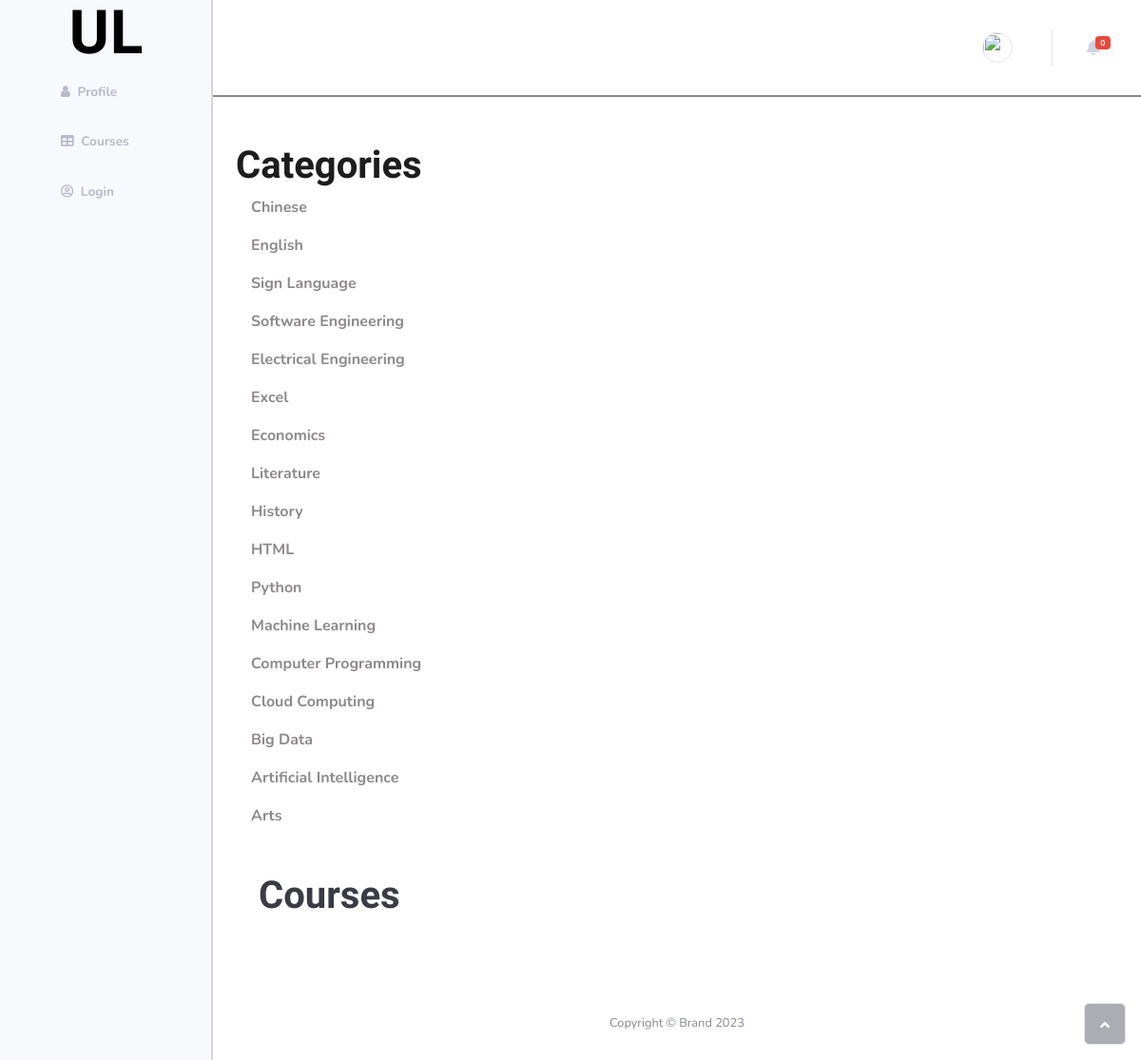
Page /courses/ on the committed database.
### instructors/models.py (models this page shows, shortened)
class Category(models.Model):
    name = models.CharField(max_length=30)

### students/views.py (the view)
# urls.py: path('courses/',courses,name='courses'),
def courses(request):
    courses = Course.objects.all().filter(published=True).order_by('?')[:8]
    catagories = Category.objects.all()
    return render(request,'students/categories.html',{'catagories':catagories,'courses':courses,"start":True})

### students/templates/students/categories.html (shortened to what this page needs)
{% extends 'navs-studs.html' %}{% block navs %}
<div class="container my-5"><h1 class="Alatsi fc-dark-l fw-bold">Categories</h1>{% for category in catagories %} <a href="{% url 'students:category' category.id category.name %}"><p class="mx-3 fw-bold">{{category.name}}</p></a>{% endfor %}
</div><div class="container-fluid my-5"><div class="container"><h3 class="text-dark mb-4 fw-bold fs-1 Alatsi">Courses</h3></div>{% endblock %}

### templates/navs-studs.html (shortened to what this page needs)
<!DOCTYPE html>
<html>
  <head>
    <link
      rel="stylesheet"
      href="../../../static/bootstrap/css/bootstrap.min.css"
    />
    <link
      rel="stylesheet"
      href="https://use.fontawesome.com/releases/v5.12.0/css/all.css"
    />
    <link
      rel="stylesheet"
      href="https://cdnjs.cloudflare.com/ajax/libs/font-awesome/4.7.0/css/font-awesome.min.css"
    />
    <link
      rel="stylesheet"
      href="../../../static/fonts/fontawesome5-overrides.min.css"
    />
    <link rel="stylesheet" href="../../../static/css/styles.min.css" />
  </head>
  <body id="page-top">
    <div id="wrapper">
      <nav
        class="navbar navbar-dark align-items-start sidebar sidebar-dark accordion bg-gradient-primary p-0"
      >
        <div class="container-fluid d-flex flex-column p-0">
          <a
            class="navbar-brand d-flex justify-content-center align-items-center sidebar-brand m-0"
            ><div class="sidebar-brand-text mx-3">
              <span
                style="
                  font-size: 64px;
                  color: rgb(0, 0, 0);
                  font-family: Alatsi, sans-serif;
                "
                >U</span
              ><span
                style="
                  font-size: 64px;
                  color: rgb(0, 0, 0);
                  font-family: Alatsi, sans-serif;
                "
                >l</span
              >
            </div></a
          >
          <ul class="navbar-nav text-light" id="accordionSidebar">
            <li class="nav-item">
              <a class="nav-link lt-eryt-wir" href="{% url 'home:profile' %}"
                ><div class="px-5">
                  <i class="fa fa-user inherit" style="color: inherit"></i
                  ><span class="fw-bold">&nbsp;Profile</span>
                </div></a
              >
            </li>
            <li class="nav-item">
              <a class="nav-link" href="{% url 'students:courses' %}"
                ><div class="px-5">
                  <i class="fas fa-table" style="color: inherit"></i
                  ><span class="fw-bold">&nbsp;Courses</span>
                </div></a
              >
            </li>
            <li class="nav-item">
              <a class="nav-link" href="{% url 'home:login' %}"
                ><div class="px-5">
                  <i class="far fa-user-circle" style="color: inherit"></i
                  ><span class="fw-bold">&nbsp;Login</span>
                </div></a
              >
            </li>
          </ul>
        </div>
      </nav>
      <div class="d-flex flex-column" id="content-wrapper">
        <div id="content" class="white">
        <nav class="navbar navbar-light navbar-expand bg-white shadow  topbar static-top">
          <div class="container-fluid"><button class="btn btn-link d-md-none rounded-circle me-3" id="sidebarToggleTop" type="button"></button>
              <ul class="navbar-nav flex-nowrap ms-auto">
                  <li class="nav-item dropdown no-arrow">
                      <div class="nav-item dropdown no-arrow"><a class="dropdown-toggle nav-link" aria-expanded="false" data-bs-toggle="dropdown" href="#">
                        {% if request.user.instructor.profile_image %}
                        <img class="border rounded-circle img-profile" src="{{request.user.student.profile_image.url}}" onerror="this.src='https://cdn.jsdelivr.net/gh/StaticUser123/statics@main/error-user-image.png'; "><span class="d-none d-lg-inline me-2 text-gray-600 small fw-bold fs-5">&nbsp;{{request.user.username}}</span>
                            {% else %}
                            <img class="border rounded-circle img-profile" src="https://cdn.jsdelivr.net/gh/StaticUser123/statics@main/error-user-image.png" width="30" height="30"><span class="d-none d-lg-inline me-2 text-gray-600 small fw-bold fs-5">&nbsp;{{request.user.username}} </span>
                            {% endif %}</a>
                      </div>
                  </li>
                  <li class="nav-item dropdown no-arrow mx-1">
                    <div class="nav-item dropdown no-arrow"><a class="dropdown-toggle nav-link" aria-expanded="false" data-bs-toggle="dropdown" href="#"><span class="badge bg-danger badge-counter">0</span><i class="fas fa-bell fa-fw"></i></a>
                    </div>
                </li>
              </ul>
          </div>
      </nav>
      <div class=" min-vh-100 h-auto">
          {% block navs %}
          {% endblock %}
        </div>
        </div>
        <footer class="bg-white sticky-footer">
          <div class="container my-auto">
            <div class="text-center my-auto copyright">
              <span>Copyright © Brand 2023</span>
            </div>
          </div>
        </footer>
        <a class="border rounded d-inline scroll-to-top" href="#page-top"
          ><i class="fas fa-angle-up"></i
        ></a>
      </div>
    </div>
  </body>
</html>

### rows in the picture
Category: name "Chinese"
Category: name "English"
Category: name "Sign Language"
Category: name "Software Engineering"
Category: name "Electrical Engineering"
Category: name "Excel"
Category: name "Economics"
Category: name "Literature"
Category: name "History"
Category: name "HTML"
Category: name "Python"
Category: name "Machine Learning"
Category: name "Computer Programming"
Category: name "Cloud Computing"
Category: name "Big Data"
Category: name "Artificial Intelligence"
Category: name "Arts"
